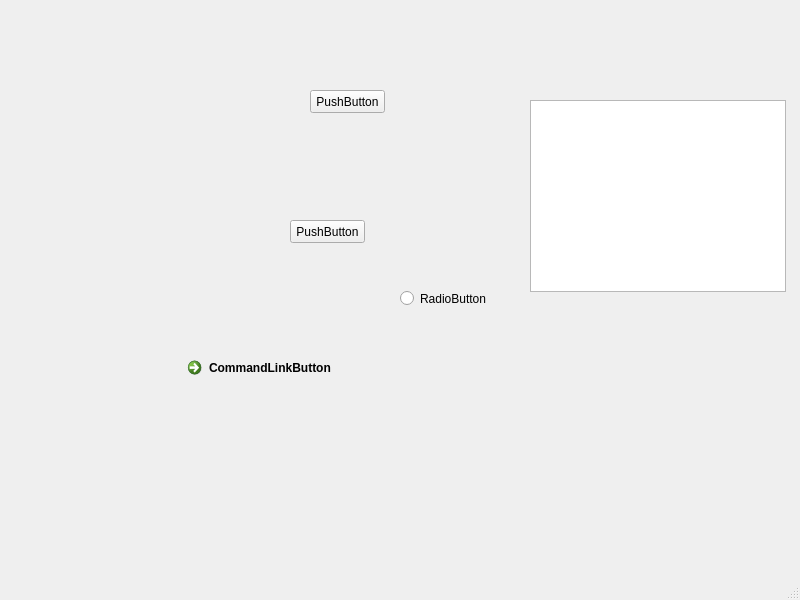
<?xml version="1.0" encoding="UTF-8"?>
<ui version="4.0">
 <class>MainWindow</class>
 <widget class="QMainWindow" name="MainWindow">
  <property name="geometry">
   <rect>
    <x>0</x>
    <y>0</y>
    <width>800</width>
    <height>600</height>
   </rect>
  </property>
  <property name="windowTitle">
   <string>MainWindow</string>
  </property>
  <widget class="QWidget" name="centralwidget">
   <widget class="QPushButton" name="pushButton">
    <property name="geometry">
     <rect>
      <x>310</x>
      <y>90</y>
      <width>75</width>
      <height>23</height>
     </rect>
    </property>
    <property name="text">
     <string>PushButton</string>
    </property>
   </widget>
   <widget class="QPushButton" name="pushButton_2">
    <property name="geometry">
     <rect>
      <x>290</x>
      <y>220</y>
      <width>75</width>
      <height>23</height>
     </rect>
    </property>
    <property name="text">
     <string>PushButton</string>
    </property>
   </widget>
   <widget class="QRadioButton" name="radioButton">
    <property name="geometry">
     <rect>
      <x>400</x>
      <y>290</y>
      <width>89</width>
      <height>17</height>
     </rect>
    </property>
    <property name="text">
     <string>RadioButton</string>
    </property>
   </widget>
   <widget class="QCommandLinkButton" name="commandLinkButton">
    <property name="geometry">
     <rect>
      <x>180</x>
      <y>350</y>
      <width>168</width>
      <height>41</height>
     </rect>
    </property>
    <property name="text">
     <string>CommandLinkButton</string>
    </property>
   </widget>
   <widget class="QListView" name="listView">
    <property name="geometry">
     <rect>
      <x>530</x>
      <y>100</y>
      <width>256</width>
      <height>192</height>
     </rect>
    </property>
   </widget>
  </widget>
  <widget class="QMenuBar" name="menubar">
   <property name="geometry">
    <rect>
     <x>0</x>
     <y>0</y>
     <width>800</width>
     <height>17</height>
    </rect>
   </property>
  </widget>
  <widget class="QStatusBar" name="statusbar"/>
 </widget>
 <resources/>
 <connections/>
</ui>
